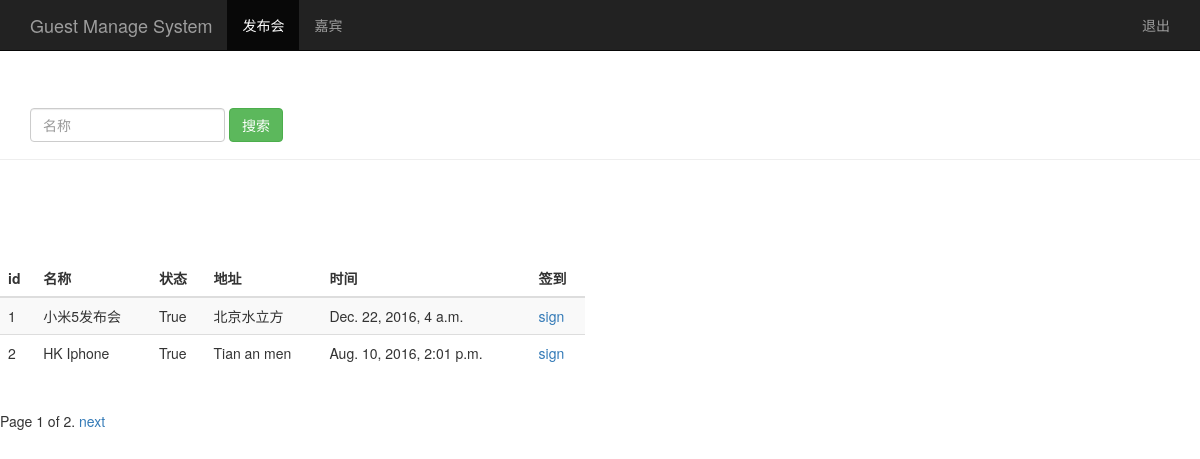
/event_manage/, run on the app's committed database.
### sign/models.py (models this page shows, shortened)
class Event(models.Model):
	name = models.CharField(max_length=100) #发布会标题
	limit = models.IntegerField() #参加人数
	status = models.BooleanField() #状态
	address = models.CharField(max_length=200) #地址
	start_time = models.DateTimeField('event_time') #发布会时间
	creat_time = models.DateTimeField(auto_now=True) #创建时间（自动获取当前时间）

### sign/views.py (the view)
# urls.py: url(r'^event_manage/$', views.event_manage),
def event_manage(request):
	event_list = Event.objects.all()
	username = request.session.get('user','')
	paginator = Paginator(event_list, 2)
	p = request.GET.get('page')
	try:
		events = paginator.page(p)
	except PageNotAnInteger:
		events = paginator.page(1)
	except EmptyPage:
		events = paginator.page(paginator.num_pages)
	return render(request, 'event_manage.html',{'user':username,'events':events})

### sign/templates/event_manage.html (shortened to what this page needs)
<!DOCTYPE html>
<html lang="zh-CN">
<head>
    {% load bootstrap3 %}
    {% bootstrap_css %}
</head>
<body>
    <nav class="navbar navbar-inverse navbar-fixed-top">
    	<div class="container">
    		<div class="navbar-header">
    			<a href="/event_manage/" class="navbar-brand"> Guest Manage System</a>
    		</div>
    		<div id='navbar' class="collapse navbar-collapse">
    			<ul class='nav navbar-nav'>
    				<li class="active"><a href="#">发布会</a></li>
    				<li><a href="/guest_manage">嘉宾</a></li>
    			</ul>
    			<ul class="nav navbar-nav navbar-right">
    				<li><a href="#">{{user}}</a></li>
    				<li><a href="/logout/">退出</a></li>
    			</ul>
    		</div>
    	</div>
    </nav>
    <div class='page-header' style="padding-top: 60px;">
    	<div id='navbar' class="navbar-collapse collapse">
    		<form class="navbar-form" method="get" action="/search_name">
    			<div class="form-group">
    				<input type="text" name="name" placeholder="名称" class="form-control">
    			</div>
    			<button type="submit" class="btn btn-success">搜索</button>
    		</form>
    	</div>
    </div>
    <div class="row" style="padding-top: 80px;">
    	<div class="col-md-6">
    		<table class="table table-striped">
    			<thead>
    				<tr>
    					<th>id</th><th>名称</th><th>状态</th><th>地址</th><th>时间</th><th>签到</th>
    				</tr>
    			</thead>
    			<tbody>
    				{% for event in events %}
    					<tr>
    						<td>{{ event.id }}</td>
    						<td>{{ event.name }}</td>
    						<td>{{ event.status }}</td>
    						<td>{{ event.address }}</td>
    						<td>{{ event.start_time }}</td>
                            <td>
                                <a href="/sign_index/{{event.id}}/" target='{{event.id}}_blank'>sign</a>
                            </td>
    					</tr>
    				{% endfor %}
    			</tbody>
    		</table>
    	</div>
    </div>
    <div class='pagination'>
        <span class='step-links'>
                <span class='current'>
                    Page {{events.number}} of {{events.paginator.num_pages}}.
                </span>
            {% if events.has_next %}
                <a href="?page={{events.next_page_number}}">next</a>
            {% endif %}
        </span>
    </div>
</html>

### data on the page
Event: id "1", name "小米5发布会", status "True", address "北京水立方", start_time "Dec. 22, 2016, 4 a.m."
Event: id "2", name "HK Iphone", status "True", address "Tian an men", start_time "Aug. 10, 2016, 2:01 p.m."

### other printed values
{{ events.number }} "1"
{{ events.paginator.num_pages }} "2"
